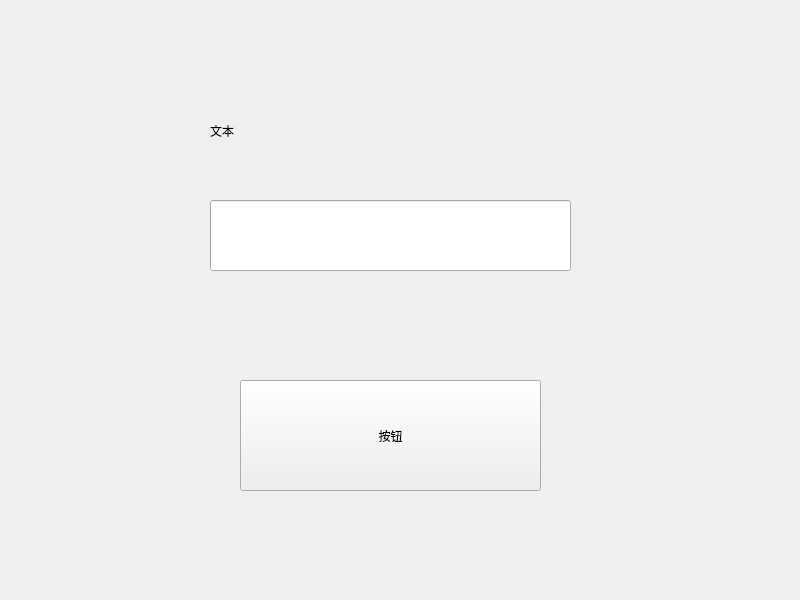
<?xml version="1.0" encoding="UTF-8"?>
<ui version="4.0">
 <class>Widget</class>
 <widget class="QWidget" name="Widget">
  <property name="geometry">
   <rect>
    <x>0</x>
    <y>0</y>
    <width>800</width>
    <height>600</height>
   </rect>
  </property>
  <property name="windowTitle">
   <string>Widget</string>
  </property>
  <widget class="QPushButton" name="pushButton">
   <property name="geometry">
    <rect>
     <x>240</x>
     <y>380</y>
     <width>301</width>
     <height>111</height>
    </rect>
   </property>
   <property name="text">
    <string>按钮</string>
   </property>
  </widget>
  <widget class="QLabel" name="label">
   <property name="geometry">
    <rect>
     <x>210</x>
     <y>90</y>
     <width>371</width>
     <height>81</height>
    </rect>
   </property>
   <property name="text">
    <string>文本</string>
   </property>
  </widget>
  <widget class="QLineEdit" name="lineEdit">
   <property name="geometry">
    <rect>
     <x>210</x>
     <y>200</y>
     <width>361</width>
     <height>71</height>
    </rect>
   </property>
  </widget>
 </widget>
 <resources/>
 <connections/>
</ui>
